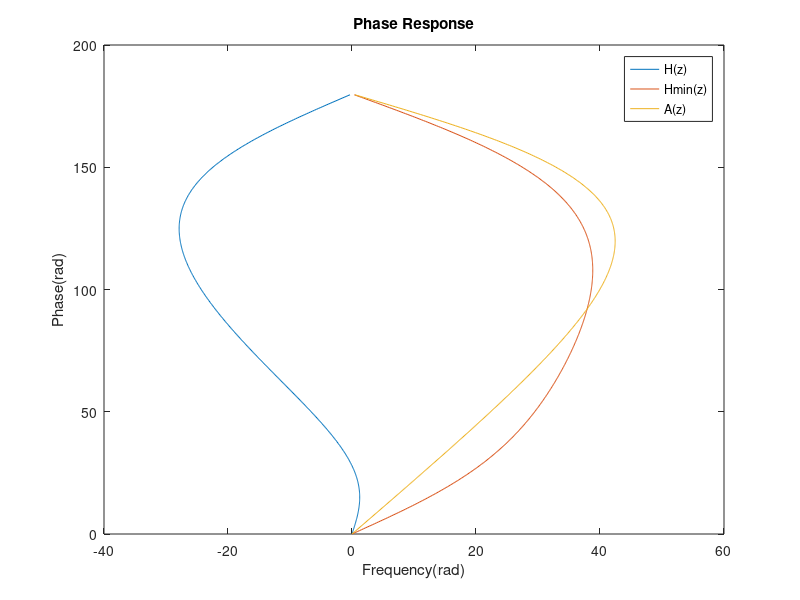

Write MATLAB code to recreate this figure.
% Ivan Chowdhury
% 10/7/2019
% Digital Signal Processing
% Problem Set 2

clc, close all, clear all;

%% 1d)
% H(z)
p1 = [1/3,-5/2,-5/2];
z1 = [1/2;-4];
[b1, a1] = zp2tf(z1,p1,1);
[phil,w1] = phasez(b1,a1);

% Hmin(z)
p2 = [-2/5;-2/5;1/3];
z2 = [0;1/2;-1/4];
[b2,a2] = zp2tf(z2,p2,1);
[phi2,w2] = phasez(b2,a2);

% A(z)
p3 = [-4;-2/5;-2/5];
z3 = [0;-1/4;-5/2];
[b3,a3] = zp2tf(z3,p3,1);
[phi3,w3] = phasez(b3,a3);

figure
plot(rad2deg(phil),rad2deg(w1))

hold on
plot(rad2deg(phi2),rad2deg(w2))
plot(rad2deg(phi3),rad2deg(w3))

title("Phase Response");
legend("H(z)","Hmin(z)","A(z)");
xlabel("Frequency(rad)");
ylabel("Phase(rad)");